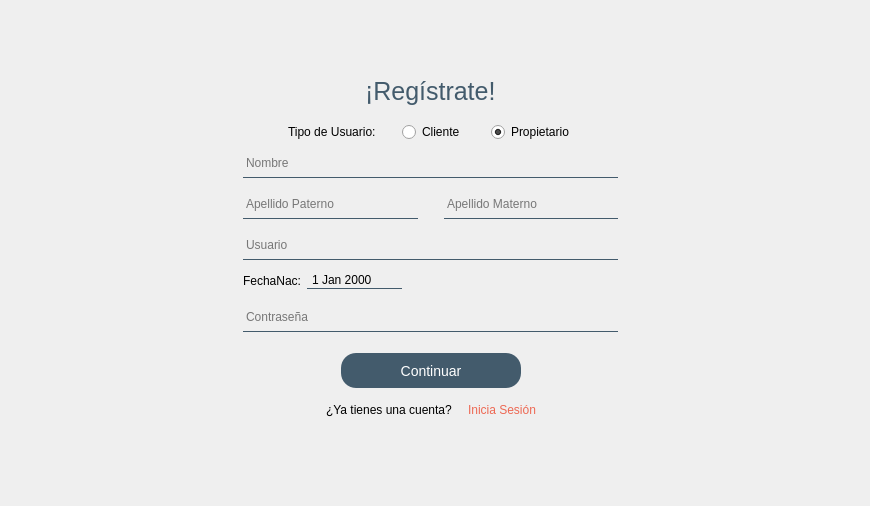
    <widget class="QWidget" name="RegistroPropietario">
     <widget class="QWidget" name="layoutWidget_4">
      <property name="geometry">
       <rect>
        <x>0</x>
        <y>0</y>
        <width>861</width>
        <height>497</height>
       </rect>
      </property>
      <layout class="QVBoxLayout" name="verticalLayout_17">
       <item>
        <spacer name="verticalSpacer_51">
         <property name="orientation">
          <enum>Qt::Vertical</enum>
         </property>
         <property name="sizeHint" stdset="0">
          <size>
           <width>20</width>
           <height>20</height>
          </size>
         </property>
        </spacer>
       </item>
       <item>
        <layout class="QHBoxLayout" name="horizontalLayout_72">
         <item>
          <spacer name="horizontalSpacer_96">
           <property name="orientation">
            <enum>Qt::Horizontal</enum>
           </property>
           <property name="sizeHint" stdset="0">
            <size>
             <width>40</width>
             <height>20</height>
            </size>
           </property>
          </spacer>
         </item>
         <item>
          <layout class="QVBoxLayout" name="verticalLayout_18">
           <item>
            <layout class="QHBoxLayout" name="horizontalLayout_73">
             <item>
              <spacer name="horizontalSpacer_97">
               <property name="orientation">
                <enum>Qt::Horizontal</enum>
               </property>
               <property name="sizeHint" stdset="0">
                <size>
                 <width>40</width>
                 <height>20</height>
                </size>
               </property>
              </spacer>
             </item>
             <item>
              <widget class="QLabel" name="label_49">
               <property name="maximumSize">
                <size>
                 <width>16777215</width>
                 <height>30</height>
                </size>
               </property>
               <property name="styleSheet">
                <string notr="true">font-size: 25px;
color: #435B6C;</string>
               </property>
               <property name="text">
                <string>¡Regístrate!</string>
               </property>
              </widget>
             </item>
             <item>
              <spacer name="horizontalSpacer_98">
               <property name="orientation">
                <enum>Qt::Horizontal</enum>
               </property>
               <property name="sizeHint" stdset="0">
                <size>
                 <width>40</width>
                 <height>20</height>
                </size>
               </property>
              </spacer>
             </item>
            </layout>
           </item>
           <item>
            <spacer name="verticalSpacer_52">
             <property name="orientation">
              <enum>Qt::Vertical</enum>
             </property>
             <property name="sizeType">
              <enum>QSizePolicy::Fixed</enum>
             </property>
             <property name="sizeHint" stdset="0">
              <size>
               <width>20</width>
               <height>10</height>
              </size>
             </property>
            </spacer>
           </item>
           <item>
            <layout class="QHBoxLayout" name="horizontalLayout_74">
             <item>
              <spacer name="horizontalSpacer_99">
               <property name="orientation">
                <enum>Qt::Horizontal</enum>
               </property>
               <property name="sizeHint" stdset="0">
                <size>
                 <width>40</width>
                 <height>20</height>
                </size>
               </property>
              </spacer>
             </item>
             <item>
              <widget class="QLabel" name="label_50">
               <property name="text">
                <string>Tipo de Usuario:</string>
               </property>
              </widget>
             </item>
             <item>
              <spacer name="horizontalSpacer_100">
               <property name="orientation">
                <enum>Qt::Horizontal</enum>
               </property>
               <property name="sizeType">
                <enum>QSizePolicy::Fixed</enum>
               </property>
               <property name="sizeHint" stdset="0">
                <size>
                 <width>20</width>
                 <height>20</height>
                </size>
               </property>
              </spacer>
             </item>
             <item>
              <widget class="QRadioButton" name="radioClienteProp">
               <property name="text">
                <string>Cliente</string>
               </property>
               <property name="checked">
                <bool>false</bool>
               </property>
              </widget>
             </item>
             <item>
              <spacer name="horizontalSpacer_101">
               <property name="orientation">
                <enum>Qt::Horizontal</enum>
               </property>
               <property name="sizeType">
                <enum>QSizePolicy::Fixed</enum>
               </property>
               <property name="sizeHint" stdset="0">
                <size>
                 <width>20</width>
                 <height>20</height>
                </size>
               </property>
              </spacer>
             </item>
             <item>
              <widget class="QRadioButton" name="radioPropietario">
               <property name="text">
                <string>Propietario</string>
               </property>
               <property name="checked">
                <bool>true</bool>
               </property>
              </widget>
             </item>
             <item>
              <spacer name="horizontalSpacer_102">
               <property name="orientation">
                <enum>Qt::Horizontal</enum>
               </property>
               <property name="sizeHint" stdset="0">
                <size>
                 <width>40</width>
                 <height>20</height>
                </size>
               </property>
              </spacer>
             </item>
            </layout>
           </item>
           <item>
            <layout class="QVBoxLayout" name="verticalLayout_19">
             <item>
              <layout class="QHBoxLayout" name="horizontalLayout_75">
               <item>
                <spacer name="horizontalSpacer_112">
                 <property name="orientation">
                  <enum>Qt::Horizontal</enum>
                 </property>
                 <property name="sizeHint" stdset="0">
                  <size>
                   <width>40</width>
                   <height>20</height>
                  </size>
                 </property>
                </spacer>
               </item>
               <item>
                <layout class="QVBoxLayout" name="verticalLayout_44">
                 <item>
                  <widget class="QLineEdit" name="registroNom_3">
                   <property name="minimumSize">
                    <size>
                     <width>375</width>
                     <height>30</height>
                    </size>
                   </property>
                   <property name="maximumSize">
                    <size>
                     <width>375</width>
                     <height>30</height>
                    </size>
                   </property>
                   <property name="styleSheet">
                    <string notr="true">background-color:transparent;
border-top: none;
border-bottom: 1px solid #435B6C;
boder-radius: 5px;</string>
                   </property>
                   <property name="placeholderText">
                    <string>Nombre</string>
                   </property>
                  </widget>
                 </item>
                 <item>
                  <spacer name="verticalSpacer_53">
                   <property name="orientation">
                    <enum>Qt::Vertical</enum>
                   </property>
                   <property name="sizeType">
                    <enum>QSizePolicy::Fixed</enum>
                   </property>
                   <property name="sizeHint" stdset="0">
                    <size>
                     <width>20</width>
                     <height>5</height>
                    </size>
                   </property>
                  </spacer>
                 </item>
                 <item>
                  <layout class="QHBoxLayout" name="horizontalLayout_76">
                   <item>
                    <widget class="QLineEdit" name="registroApP_3">
                     <property name="minimumSize">
                      <size>
                       <width>0</width>
                       <height>30</height>
                      </size>
                     </property>
                     <property name="maximumSize">
                      <size>
                       <width>176</width>
                       <height>30</height>
                      </size>
                     </property>
                     <property name="styleSheet">
                      <string notr="true">background-color:transparent;
border-top: none;
border-bottom: 1px solid #435B6C;
boder-radius: 5px;</string>
                     </property>
                     <property name="placeholderText">
                      <string>Apellido Paterno</string>
                     </property>
                    </widget>
                   </item>
                   <item>
                    <spacer name="horizontalSpacer_104">
                     <property name="orientation">
                      <enum>Qt::Horizontal</enum>
                     </property>
                     <property name="sizeType">
                      <enum>QSizePolicy::Fixed</enum>
                     </property>
                     <property name="sizeHint" stdset="0">
                      <size>
                       <width>20</width>
                       <height>20</height>
                      </size>
                     </property>
                    </spacer>
                   </item>
                   <item>
                    <widget class="QLineEdit" name="registroApM_3">
                     <property name="minimumSize">
                      <size>
                       <width>0</width>
                       <height>0</height>
                      </size>
                     </property>
                     <property name="maximumSize">
                      <size>
                       <width>176</width>
                       <height>30</height>
                      </size>
                     </property>
                     <property name="styleSheet">
                      <string notr="true">background-color:transparent;
border-top: none;
border-bottom: 1px solid #435B6C;
boder-radius: 5px;</string>
                     </property>
                     <property name="placeholderText">
                      <string>Apellido Materno</string>
                     </property>
                    </widget>
                   </item>
                  </layout>
                 </item>
                 <item>
                  <spacer name="verticalSpacer_55">
                   <property name="orientation">
                    <enum>Qt::Vertical</enum>
                   </property>
                   <property name="sizeType">
                    <enum>QSizePolicy::Fixed</enum>
                   </property>
                   <property name="sizeHint" stdset="0">
                    <size>
                     <width>20</width>
                     <height>5</height>
                    </size>
                   </property>
                  </spacer>
                 </item>
                 <item>
                  <widget class="QLineEdit" name="registroUsuario_3">
                   <property name="minimumSize">
                    <size>
                     <width>375</width>
                     <height>30</height>
                    </size>
                   </property>
                   <property name="maximumSize">
                    <size>
                     <width>375</width>
                     <height>30</height>
                    </size>
                   </property>
                   <property name="styleSheet">
                    <string notr="true">background-color:transparent;
border-top: none;
border-bottom: 1px solid #435B6C;
boder-radius: 5px;</string>
                   </property>
                   <property name="placeholderText">
                    <string>Usuario</string>
                   </property>
                  </widget>
                 </item>
                 <item>
                  <spacer name="verticalSpacer_56">
                   <property name="orientation">
                    <enum>Qt::Vertical</enum>
                   </property>
                   <property name="sizeType">
                    <enum>QSizePolicy::Fixed</enum>
                   </property>
                   <property name="sizeHint" stdset="0">
                    <size>
                     <width>20</width>
                     <height>5</height>
                    </size>
                   </property>
                  </spacer>
                 </item>
                 <item>
                  <layout class="QHBoxLayout" name="horizontalLayout_80">
                   <item>
                    <widget class="QLabel" name="label_52">
                     <property name="sizePolicy">
                      <sizepolicy hsizetype="Fixed" vsizetype="Preferred">
                       <horstretch>0</horstretch>
                       <verstretch>0</verstretch>
                      </sizepolicy>
                     </property>
                     <property name="text">
                      <string>FechaNac:</string>
                     </property>
                    </widget>
                   </item>
                   <item>
                    <widget class="QDateEdit" name="dateEdit">
                     <property name="styleSheet">
                      <string notr="true">background-color:transparent;
border-top: none;
border-bottom: 1px solid #435B6C;
boder-radius: 5px;</string>
                     </property>
                     <property name="wrapping">
                      <bool>false</bool>
                     </property>
                    </widget>
                   </item>
                   <item>
                    <spacer name="horizontalSpacer_103">
                     <property name="orientation">
                      <enum>Qt::Horizontal</enum>
                     </property>
                     <property name="sizeHint" stdset="0">
                      <size>
                       <width>40</width>
                       <height>20</height>
                      </size>
                     </property>
                    </spacer>
                   </item>
                  </layout>
                 </item>
                 <item>
                  <spacer name="verticalSpacer_60">
                   <property name="orientation">
                    <enum>Qt::Vertical</enum>
                   </property>
                   <property name="sizeType">
                    <enum>QSizePolicy::Fixed</enum>
                   </property>
                   <property name="sizeHint" stdset="0">
                    <size>
                     <width>20</width>
                     <height>5</height>
                    </size>
                   </property>
                  </spacer>
                 </item>
                 <item>
                  <widget class="QLineEdit" name="registroPass_3">
                   <property name="minimumSize">
                    <size>
                     <width>0</width>
                     <height>30</height>
                    </size>
                   </property>
                   <property name="maximumSize">
                    <size>
                     <width>16777215</width>
                     <height>30</height>
                    </size>
                   </property>
                   <property name="styleSheet">
                    <string notr="true">background-color:transparent;
border-top: none;
border-bottom: 1px solid #435B6C;
boder-radius: 5px;</string>
                   </property>
                   <property name="inputMask">
                    <string/>
                   </property>
                   <property name="text">
                    <string/>
                   </property>
                   <property name="frame">
                    <bool>true</bool>
                   </property>
                   <property name="echoMode">
                    <enum>QLineEdit::Password</enum>
                   </property>
                   <property name="placeholderText">
                    <string>Contraseña</string>
                   </property>
                   <property name="cursorMoveStyle">
                    <enum>Qt::VisualMoveStyle</enum>
                   </property>
                   <property name="clearButtonEnabled">
                    <bool>false</bool>
                   </property>
                  </widget>
                 </item>
                 <item>
                  <spacer name="verticalSpacer_57">
                   <property name="orientation">
                    <enum>Qt::Vertical</enum>
                   </property>
                   <property name="sizeType">
                    <enum>QSizePolicy::Fixed</enum>
                   </property>
                   <property name="sizeHint" stdset="0">
                    <size>
                     <width>20</width>
                     <height>15</height>
                    </size>
                   </property>
                  </spacer>
                 </item>
                 <item>
                  <layout class="QHBoxLayout" name="horizontalLayout_77">
                   <item>
                    <spacer name="horizontalSpacer_105">
                     <property name="orientation">
                      <enum>Qt::Horizontal</enum>
                     </property>
                     <property name="sizeType">
                      <enum>QSizePolicy::Expanding</enum>
                     </property>
                     <property name="sizeHint" stdset="0">
                      <size>
                       <width>40</width>
                       <height>20</height>
                      </size>
                     </property>
                    </spacer>
                   </item>
                   <item>
                    <widget class="QPushButton" name="btnContinuaReg">
                     <property name="minimumSize">
                      <size>
                       <width>180</width>
                       <height>35</height>
                      </size>
                     </property>
                     <property name="maximumSize">
                      <size>
                       <width>280</width>
                       <height>35</height>
                      </size>
                     </property>
                     <property name="cursor">
                      <cursorShape>PointingHandCursor</cursorShape>
                     </property>
                     <property name="styleSheet">
                      <string notr="true">background-color: #435B6C;
  border: 0;
  border-radius: 15px;
  height: 35px;
  max-width: 280px;
color: white;
font-size:14px;</string>
                     </property>
                     <property name="text">
                      <string>Continuar</string>
                     </property>
                    </widget>
                   </item>
                   <item>
                    <spacer name="horizontalSpacer_106">
                     <property name="orientation">
                      <enum>Qt::Horizontal</enum>
                     </property>
                     <property name="sizeType">
                      <enum>QSizePolicy::Expanding</enum>
                     </property>
                     <property name="sizeHint" stdset="0">
                      <size>
                       <width>40</width>
                       <height>20</height>
                      </size>
                     </property>
                    </spacer>
                   </item>
                  </layout>
                 </item>
                </layout>
               </item>
               <item>
                <spacer name="horizontalSpacer_107">
                 <property name="orientation">
                  <enum>Qt::Horizontal</enum>
                 </property>
                 <property name="sizeHint" stdset="0">
                  <size>
                   <width>40</width>
                   <height>20</height>
                  </size>
                 </property>
                </spacer>
               </item>
              </layout>
             </item>
             <item>
              <spacer name="verticalSpacer_58">
               <property name="orientation">
                <enum>Qt::Vertical</enum>
               </property>
               <property name="sizeType">
                <enum>QSizePolicy::Fixed</enum>
               </property>
               <property name="sizeHint" stdset="0">
                <size>
                 <width>20</width>
                 <height>6</height>
                </size>
               </property>
              </spacer>
             </item>
            </layout>
           </item>
           <item>
            <layout class="QHBoxLayout" name="horizontalLayout_78">
             <item>
              <spacer name="horizontalSpacer_108">
               <property name="orientation">
                <enum>Qt::Horizontal</enum>
               </property>
               <property name="sizeHint" stdset="0">
                <size>
                 <width>40</width>
                 <height>20</height>
                </size>
               </property>
              </spacer>
             </item>
             <item>
              <layout class="QHBoxLayout" name="horizontalLayout_79">
               <item>
                <widget class="QLabel" name="label_51">
                 <property name="text">
                  <string>¿Ya tienes una cuenta?</string>
                 </property>
                </widget>
               </item>
               <item>
                <spacer name="horizontalSpacer_109">
                 <property name="orientation">
                  <enum>Qt::Horizontal</enum>
                 </property>
                 <property name="sizeType">
                  <enum>QSizePolicy::Fixed</enum>
                 </property>
                 <property name="sizeHint" stdset="0">
                  <size>
                   <width>10</width>
                   <height>20</height>
                  </size>
                 </property>
                </spacer>
               </item>
               <item>
                <widget class="QPushButton" name="btnRegToIni_3">
                 <property name="styleSheet">
                  <string notr="true">border:none;
color:#ED6853;</string>
                 </property>
                 <property name="text">
                  <string>Inicia Sesión</string>
                 </property>
                </widget>
               </item>
              </layout>
             </item>
             <item>
              <spacer name="horizontalSpacer_110">
               <property name="orientation">
                <enum>Qt::Horizontal</enum>
               </property>
               <property name="sizeHint" stdset="0">
                <size>
                 <width>40</width>
                 <height>20</height>
                </size>
               </property>
              </spacer>
             </item>
            </layout>
           </item>
          </layout>
         </item>
         <item>
          <spacer name="horizontalSpacer_111">
           <property name="orientation">
            <enum>Qt::Horizontal</enum>
           </property>
           <property name="sizeHint" stdset="0">
            <size>
             <width>40</width>
             <height>20</height>
            </size>
           </property>
          </spacer>
         </item>
        </layout>
       </item>
       <item>
        <spacer name="verticalSpacer_59">
         <property name="orientation">
          <enum>Qt::Vertical</enum>
         </property>
         <property name="sizeHint" stdset="0">
          <size>
           <width>20</width>
           <height>40</height>
          </size>
         </property>
        </spacer>
       </item>
      </layout>
     </widget>
    </widget>
